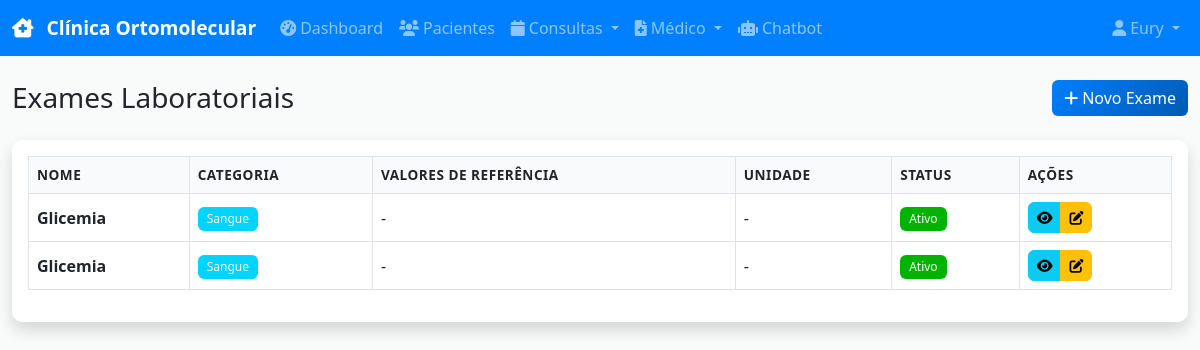
Page /lab-tests (signed in) on the committed database.
### models.py (models this page shows)
class User(UserMixin, db.Model):
    id = db.Column(db.Integer, primary_key=True)
    username = db.Column(db.String(80), unique=True, nullable=False)
    email = db.Column(db.String(120), unique=True, nullable=False)
    password_hash = db.Column(db.String(256), nullable=False)
    name = db.Column(db.String(100), nullable=False)
    role = db.Column(db.String(20), nullable=False, default='receptionist')  # admin, doctor, receptionist, financial
    crm = db.Column(db.String(20))  # For doctors
    specialty = db.Column(db.String(100))  # For doctors
    created_at = db.Column(db.DateTime, default=datetime.utcnow)
    is_active = db.Column(db.Boolean, default=True)

class LabTest(db.Model):
    id = db.Column(db.Integer, primary_key=True)
    name = db.Column(db.String(100), nullable=False)
    category = db.Column(db.String(50))  # blood, urine, hormone, etc.
    reference_values = db.Column(Text)  # Valores de referência
    unit = db.Column(db.String(20))  # mg/dL, g/L, etc.
    description = db.Column(Text)
    observations = db.Column(Text)
    is_active = db.Column(db.Boolean, default=True)
    created_at = db.Column(db.DateTime, default=datetime.utcnow)

### routes.py (the view)
@app.route('/lab-tests')
@login_required
def lab_tests_list():
    lab_tests = LabTest.query.filter_by(is_active=True).order_by(LabTest.name).all()
    return render_template('lab_tests/list.html', lab_tests=lab_tests)

### app.py (called while the page is built)
@login_manager.user_loader
def load_user(user_id):
    from models import User
    return User.query.get(int(user_id))

### templates/lab_tests/list.html (shortened to what this page needs)
{% extends "base.html" %}
{% block content %}
<div class="container-fluid">
    <div class="row">
        <div class="col-12">
            <div class="d-sm-flex align-items-center justify-content-between mb-4">
                <h1 class="h3 mb-0 text-gray-800">Exames Laboratoriais</h1>
                {% if current_user.role in ['doctor', 'admin'] %}
                <a href="{{ url_for('lab_test_new') }}" class="btn btn-primary">
                    <i class="fas fa-plus me-1"></i>Novo Exame
                </a>
                {% endif %}
            </div>
        </div>
    </div>
    <div class="row">
        <div class="col-12">
            <div class="card shadow mb-4">
                <div class="card-body">
                    {% if lab_tests %}
                    <div class="table-responsive">
                        <table class="table table-bordered" width="100%" cellspacing="0">
                            <thead>
                                <tr>
                                    <th>Nome</th>
                                    <th>Categoria</th>
                                    <th>Valores de Referência</th>
                                    <th>Unidade</th>
                                    <th>Status</th>
                                    {% if current_user.role in ['doctor', 'admin'] %}
                                    <th>Ações</th>
                                    {% endif %}
                                </tr>
                            </thead>
                            <tbody>
                                {% for lab_test in lab_tests %}
                                <tr>
                                    <td><strong>{{ lab_test.name }}</strong></td>
                                    <td>
                                        <span class="badge bg-info">
                                            {% if lab_test.category == 'blood' %}Sangue
                                            {% elif lab_test.category == 'urine' %}Urina
                                            {% elif lab_test.category == 'hormone' %}Hormonal
                                            {% elif lab_test.category == 'metabolic' %}Metabólico
                                            {% elif lab_test.category == 'immune' %}Imunológico
                                            {% else %}{{ lab_test.category.title() }}
                                            {% endif %}
                                        </span>
                                    </td>
                                    <td>{{ (lab_test.reference_values[:50] + '...') if lab_test.reference_values and lab_test.reference_values|length > 50 else (lab_test.reference_values or '-') }}</td>
                                    <td>{{ lab_test.unit or '-' }}</td>
                                    <td>
                                        {% if lab_test.is_active %}
                                            <span class="badge bg-success">Ativo</span>
                                        {% else %}
                                            <span class="badge bg-danger">Inativo</span>
                                        {% endif %}
                                    </td>
                                    {% if current_user.role in ['doctor', 'admin'] %}
                                    <td>
                                        <div class="btn-group" role="group">
                                            <button class="btn btn-info btn-sm" data-bs-toggle="modal" data-bs-target="#labTestModal{{ lab_test.id }}" title="Ver Detalhes">
                                                <i class="fas fa-eye"></i>
                                            </button>
                                            <a href="{{ url_for('lab_tests_edit', id=lab_test.id) }}" class="btn btn-warning btn-sm" title="Editar">
                                                <i class="fas fa-edit"></i>
                                            </a>
                                        </div>
                                    </td>
                                    {% endif %}
                                </tr>
                                {% endfor %}
                            </tbody>
                        </table>
                    </div>
                    {% endif %}
                </div>
            </div>
        </div>
    </div>
</div>
{% endblock %}

### templates/base.html (shortened to what this page needs)
<!DOCTYPE html>
<html lang="pt-BR">
<head>
    <link href="https://cdn.jsdelivr.net/npm/bootstrap@5.3.0/dist/css/bootstrap.min.css" rel="stylesheet">
    <link href="https://cdnjs.cloudflare.com/ajax/libs/font-awesome/6.0.0/css/all.min.css" rel="stylesheet">
    <link href="https://cdn.jsdelivr.net/npm/fullcalendar@6.1.8/index.global.min.css" rel="stylesheet">
    <link href="{{ url_for('static', filename='css/style.css') }}" rel="stylesheet">
</head>
<body>
    {% if current_user.is_authenticated %}
    <nav class="navbar navbar-expand-lg navbar-dark bg-primary fixed-top">
        <div class="container-fluid">
            <a class="navbar-brand" href="{{ url_for('dashboard') }}">
                <i class="fas fa-clinic-medical me-2"></i>
                Clínica Ortomolecular
            </a>
            <div class="collapse navbar-collapse" id="navbarNav">
                <ul class="navbar-nav me-auto">
                    <li class="nav-item">
                        <a class="nav-link" href="{{ url_for('dashboard') }}">
                            <i class="fas fa-tachometer-alt me-1"></i>Dashboard
                        </a>
                    </li>
                    <li class="nav-item">
                        <a class="nav-link" href="{{ url_for('patients_list') }}">
                            <i class="fas fa-users me-1"></i>Pacientes
                        </a>
                    </li>
                    <li class="nav-item dropdown">
                        <a class="nav-link dropdown-toggle" href="#" role="button" data-bs-toggle="dropdown">
                            <i class="fas fa-calendar me-1"></i>Consultas
                        </a>
                    </li>
                    {% if current_user.role in ['doctor', 'admin'] %}
                    <li class="nav-item dropdown">
                        <a class="nav-link dropdown-toggle" href="#" role="button" data-bs-toggle="dropdown">
                            <i class="fas fa-file-medical me-1"></i>Médico
                        </a>
                    </li>
                    {% endif %}
                    <li class="nav-item">
                        <a class="nav-link" href="{{ url_for('chatbot') }}">
                            <i class="fas fa-robot me-1"></i>Chatbot
                        </a>
                    </li>
                </ul>
                <ul class="navbar-nav">
                    <li class="nav-item dropdown">
                        <a class="nav-link dropdown-toggle" href="#" role="button" data-bs-toggle="dropdown">
                            <i class="fas fa-user me-1"></i>{{ current_user.name }}
                        </a>
                    </li>
                </ul>
            </div>
        </div>
    </nav>
    {% endif %}
    <main class="{% if current_user.is_authenticated %}main-content{% endif %}">
        {% block content %}{% endblock %}
    </main>
</body>
</html>

### static/css/style.css (style rules this page uses)
:root { --primary: 210 100% 50%; --primary-dark: 210 100% 35%; --success: 120 100% 35%; --info: 190 100% 50%; --warning: 45 100% 50%; --danger: 0 100% 50%; --light: 210 11% 98%; --dark: 210 11% 21%; --gray-100: 210 17% 98%; --gray-200: 210 14% 89%; --gray-300: 210 11% 71%; --gray-400: 210 9% 53%; --gray-500: 210 7% 46%; --gray-600: 210 9% 31%; --gray-700: 210 10% 23%; --gray-800: 210 11% 15%; --gray-900: 210 11% 7%; }
body { font-family: 'Segoe UI', Tahoma, Geneva, Verdana, sans-serif; background-color: hsl(var(--light)); color: hsl(var(--gray-800)); }
.main-content { padding-top: 80px; min-height: 100vh; background-color: hsl(var(--light)); }
.card { border: none; border-radius: 10px; box-shadow: 0 0.15rem 1.75rem 0 rgba(58, 59, 69, 0.15); }
.navbar-brand { font-weight: 600; font-size: 1.2rem; }
.nav-link { font-weight: 500; transition: all 0.2s ease; }
.btn { border-radius: 6px; font-weight: 500; transition: all 0.2s ease; }
.btn-primary { background: linear-gradient(135deg, hsl(var(--primary)) 0%, hsl(var(--primary-dark)) 100%); border: none; }
.table { background-color: white; }
.table th { background-color: hsl(var(--gray-100)); border-color: hsl(var(--gray-200)); font-weight: 600; text-transform: uppercase; font-size: 0.85rem; letter-spacing: 0.5px; }
.table td { border-color: hsl(var(--gray-200)); vertical-align: middle; }
.table-bordered { border: 1px solid hsl(var(--gray-200)); }
.badge { font-weight: 500; padding: 0.5em 0.75em; }
.text-gray-800 { color: hsl(var(--gray-800)) !important; }
.bg-primary { background-color: hsl(var(--primary)) !important; }
.bg-success { background-color: hsl(var(--success)) !important; }
.bg-info { background-color: hsl(var(--info)) !important; }

### rows in the picture
User: name "Eury"
LabTest: name "Glicemia", category "Sangue", reference_values "-", unit "-", is_active "Ativo"
LabTest: name "Glicemia", category "Sangue", reference_values "-", unit "-", is_active "Ativo"
